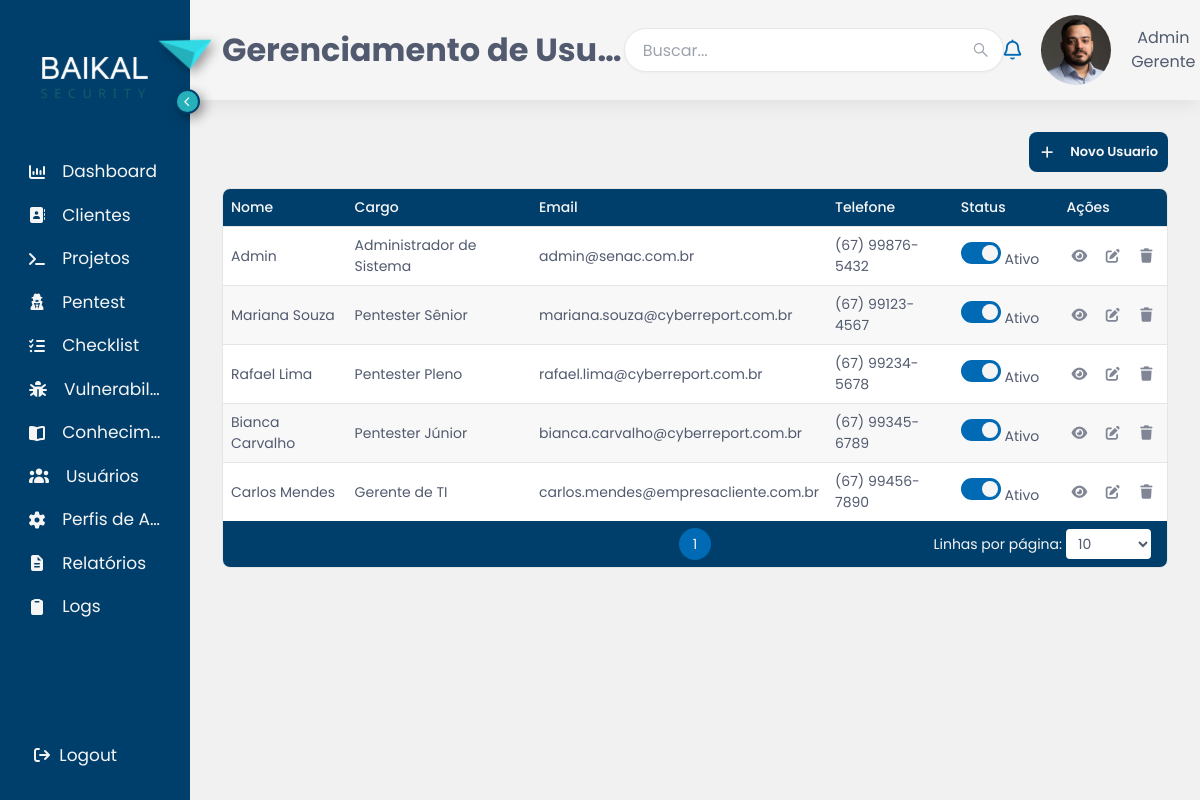
Page /CiberReport/usuario (signed in) on the committed database.
### tables this page shows
CREATE TABLE IF NOT EXISTS usuario (
  id INT NOT NULL AUTO_INCREMENT,
  perfil_id INT NOT NULL,
  nome VARCHAR(150) NOT NULL,
  cpf VARCHAR(20) NOT NULL UNIQUE,
  email VARCHAR(150) NOT NULL UNIQUE,
  senha VARCHAR(255) NOT NULL,
  telefone VARCHAR(30) DEFAULT NULL,
  cargo VARCHAR(80) DEFAULT NULL,
  especialidade VARCHAR(80) DEFAULT NULL,
  habilitado TINYINT NOT NULL DEFAULT 1,
  ultimo_login DATETIME DEFAULT NULL,
  PRIMARY KEY (id)
   
);

### app/http/Route.php (called while the page is built, shortened)
<?php
class Route
{
    private static array $routes = [];
    private static function add(string $method, string $path, string $action): void
    {
        self::$routes[] = compact('method', 'path', 'action');
    }
    public static function routes(): array
    {
        return self::$routes;
    }
}

### index.php (called while the page is built, shortened)
<?php
spl_autoload_register(function ($class) {
    $file = __DIR__ . '/app/' . str_replace('\\', '/', $class) . '.php';
});
Router::dispatch();

### app/Controller/GerenciamentoUsuarioController.php (called while the page is built, shortened)
<?php
class GerenciamentoUsuarioController extends Controller
{
    private  $usuario;
    public function __construct()
    {
        $conexao = require __DIR__ . '/../Model/conexao.php';
        $this->usuario = new GerenUsuario($conexao);
    }
     public function index()
    {
        $this->view('usuario');
    }
    public function listar()
    {
        return $this->usuario->listarUsuario();
    }
}
?>

### app/Model/GerenUsuario.php (called while the page is built, shortened)
<?php
class GerenUsuario
{
    private $pdo;
    public function __construct($pdo)
    {
        $this->pdo = $pdo;
    }
    public function listarUsuario()
    {
        $sql = $this->pdo->prepare('SELECT * FROM usuario');
        $sql->execute();
        return $sql->fetchAll(PDO::FETCH_ASSOC);
    }
}
?>

### app/Views/usuario.php (the view, shortened to what this page needs)
<?php
require_once __DIR__ . "/../Controller/GerenciamentoUsuarioController.php";
$controller = new GerenciamentoUsuarioController();
$usuarios = $controller->listar();
?>
<!DOCTYPE html>
<html lang="pt-br">
<head>
    <link rel="stylesheet" href="<?= BASE_URL ?>app/assets/CSS/style.css">
    <link rel="stylesheet" href="<?= BASE_URL ?>app/assets/CSS/Pages/gerenciar_usuario.css">
</head>
<body>
    <?php $tituloPagina = 'Gerenciamento de Usuário';
    include_once 'Components/menu.php'; ?>
    <main>
        <div class="ger-usuario">
            <button class="btn-novo-cadastro" data-modal-target="modalNovoUsuario">
                <i class="fa-solid fa-plus"></i>Novo Usuario
            </button>
        </div>
        <div class="tabela-wrapper">
            <table>
                <thead>
                    <tr>
                        <th data-col="0">
                            <span class="th-label">Nome <i class="fa-solid fa-sort sort-icon"></i></span>
                        </th>
                        <th data-col="1">
                            <span class="th-label">Cargo <i class="fa-solid fa-sort sort-icon"></i></span>
                        </th>
                        <th data-col="2">
                            <span class="th-label">Email <i class="fa-solid fa-filter sort-icon"></i></span>
                        </th>
                        <th data-col="3">
                            <span class="th-label">Telefone <i class="fa-solid fa-filter sort-icon"></i></span>
                        </th>
                        <th data-col="4">
                            <span class="th-label">Status</span>
                        </th>
                        <th>Ações</th>
                    </tr>
                </thead>
                <tbody>
                    <?php foreach ($usuarios as $usuario): ?>
                        <?php $ativo = (bool) $usuario['habilitado']; ?>
                        <tr class="<?= $ativo ? '' : 'linha-inativa' ?>">
                            <td><?= htmlspecialchars($usuario['nome']) ?></td>
                            <td>
                                <span class="ger-pentest-cat-badge">
                                    <?= htmlspecialchars($usuario['cargo'] ?? '') ?>
                                </span>
                            </td>
                            <td><?= htmlspecialchars($usuario['email']) ?></td>
                            <td><?= htmlspecialchars($usuario['telefone'] ?? '') ?></td>
                            <td class="col-status">
                                <div class="ger-pentest-status-cell">
                                    <label class="switch">
                                        <span class="switch-slider"></span>
                                    </label>
                                    <span class="ger-pentest-toggle-label"><?= $ativo ? 'Ativo' : 'Inativo' ?></span>
                                </div>
                            </td>
                            <td>
                                <div class="acoes">
                                    <button class="tabela-btn-visualizar" title="Visualizar" aria-label="Visualizar"
                                        data-modal-target="modalVisualizarUsuario"
                                        data-usuario='<?= htmlspecialchars(json_encode($usuario), ENT_QUOTES) ?>'>
                                        <i class="fa-solid fa-eye"></i>
                                    </button>
                                    <button class="tabela-btn-editar" title="Editar" aria-label="Editar"
                                        data-modal-target="modalEdicaoUsuario"
                                        data-usuario='<?= htmlspecialchars(json_encode($usuario), ENT_QUOTES) ?>'>
                                        <i class="fa-solid fa-pen-to-square"></i>
                                    </button>
                                    <a href="<?= BASE_URL ?>usuario?excluir=<?= $usuario['id'] ?>" class="tabela-btn-excluir" title="Excluir" aria-label="Excluir" onclick="return confirm('Excluir este usuário?')">
                                        <i class="fa-solid fa-trash"></i>
                                    </a>
                                </div>
                            </td>
                        </tr>
                    <?php endforeach; ?>
                </tbody>
                <tfoot>
                    <tr>
                        <td colspan="6" class="rodape-tabela">
                            <div class="paginacao"></div>
                        </td>
                    </tr>
                </tfoot>
            </table>
        </div>
    </main>
    </div>
    </div>
</body>
</html>

### app/Core/Router.php (shortened to what this page needs)
<?php
class Router
{
    public static function dispatch(): void
    {
        $config     = require __DIR__ . '/../../config/app.php';
        $uri        = parse_url($_SERVER['REQUEST_URI'], PHP_URL_PATH) ?: '/';
        $baseFolder = '/' . trim($config['base_folder'], '/');
        $method     = $_SERVER['REQUEST_METHOD'];
        if ($baseFolder !== '/' && ($uri === $baseFolder || str_starts_with($uri, $baseFolder . '/'))) {
            $uri = substr($uri, strlen($baseFolder)) ?: '/';
        }
        $uri = '/' . trim($uri, '/');
        foreach (Route::routes() as $route) {
            if ($route['method'] !== $method || $route['path'] !== $uri) {
                continue;
            }
            [$controllerName, $methodName] = explode('@', $route['action']);
            $controllerClass = "Controller\\{$controllerName}";
            if (class_exists($controllerClass)) {
                $controller = new $controllerClass();
                if (method_exists($controller, $methodName)) {
                    $controller->$methodName();
                    return;
                }
            }
        }
    }
}

### app/assets/CSS/style.css (style rules this page uses)
html { font-size: 62.5%; }
:root { --cor-fundo-pagina: #f1f1f1; --cor-fundo-branco: #ffffff; --cor-azul-primaria: #003f6b; --cor-azul-destaques: #006ab5; --cor-texto-titulo: #17233d; --cor-texto-primario: #515a6e; --cor-texto-secundario: #808695; --cor-branco-primario: #f5f5f5; --cor-cinza-primario: #808080; --cor-cinza-secundario: #c0c0c0; --cor-cinza-terciario: #e5e5e4; --cor-cinza-hover: #f8f8f8; --cor-baikal-1: #30d9e4; --cor-baikal-2: #2ee6f3; --cor-baikal-3: #26b1ba; --cor-vermelho-destaque: #ff3347; --cor-vermelho-secundario: #fde9ed; --cor-laranja: #fe5f2f; --cor-laranja-secundario: #fff7ed; --cor-amarelo: #ffaa00; --cor-verde: #43b75d; --cor-verde-secundario: #bde3d3; --cor-borda-padrao: #e5e5e4; --cor-borda-foco: #006ab5; --cor-borda-erro: #ff3347; --cor-borda-sucesso: #43b75d; --fonte-familia-titulo: "Poppins", sans-serif; --fonte-familia-corpo: "Poppins", sans-serif; --fonte-titulo: 3.4rem; --fonte-subtitulo: 2.8rem; --fonte-secao: 2.2rem; --fonte-subsecao: 2rem; --fonte-texto: 1.6rem; --fonte-apoio: 1.4rem; --fonte-legenda: 1.2rem; --espaco-xs: 0.4rem; --espaco-sm: 0.8rem; --espaco-md: 1.6rem; --espaco-lg: 2.4rem; --espaco-xl: 3.2rem; --espaco-2xl: 4.8rem; --espaco-3xl: 6.4rem; --raio-sm: 4px; --raio-md: 8px; --raio-lg: 12px; --raio-xl: 16px; --raio-full: 9999px; --sombra-xs: 0 1px 2px 0 rgb(0 0 0 / 0.05); --sombra-sm: 0 1px 3px 0 rgb(0 0 0 / 0.1), 0 1px 2px -1px rgb(0 0 0 / 0.1); --sombra-md: 0 4px 6px -1px rgb(0 0 0 / 0.1), 0 2px 4px -2px rgb(0 0 0 / 0.1); --sombra-lg: 0 10px 15px -3px rgb(0 0 0 / 0.1), 0 4px 6px -4px rgb(0 0 0 / 0.1); --sombra-xl: 0 20px 25px -5px rgb(0 0 0 / 0.1), 0 8px 10px -6px rgb(0 0 0 / 0.1); --sombra-2xl: 0 25px 50px -12px rgb(0 0 0 / 0.25); --sombra-inner: inset 0 2px 4px 0 rgb(0 0 0 / 0.05); --transicao-rapida: 150ms ease; --transicao-base: 250ms ease; --transicao-devagar: 400ms ease; --sidebar-fechado: 5%; --sidebar-aberto: 15%; --altura-menu-superior: 100px; }
body { font-family: var(--fonte-familia-corpo); font-size: var(--fonte-texto); font-weight: var(--peso-normal); line-height: 1.5; background-color: var(--cor-fundo-pagina); color: var(--cor-texto-primario); -webkit-font-smoothing: antialiased; -moz-osx-font-smoothing: grayscale; display: flex; flex-direction: column; min-height: 100vh; }
.main-content > main { padding: var(--espaco-xl); }

### app/assets/CSS/Pages/gerenciar_usuario.css (style rules this page uses)
.ger-usuario { display: flex; justify-content: flex-end; margin-bottom: var(--espaco-md); }

### app/assets/CSS/Componentes/button.css (style rules this page uses)
.btn-novo-cadastro { display: flex; align-items: center; justify-content: center; padding: 10px 10px; font-size: 13px; font-weight: 600; border: none; border-radius: var(--raio-md); cursor: pointer; background-color: var(--cor-azul-primaria); color: var(--cor-branco-primario); gap: 15px; height: 40px; }
.switch { position: relative; display: inline-block; width: 40px; height: 22px; }
.switch-slider { position: absolute; cursor: pointer; top: 0; left: 0; right: 0; bottom: 0; background-color: #ccc; transition: .4s; border-radius: 34px; }
.switch-slider:before { position: absolute; content: ""; height: 16px; width: 16px; left: 3px; bottom: 3px; background-color: var(--cor-branco-primario); transition: .1s; border-radius: 50%; }
.switch input:checked + .switch-slider { background-color: var(--cor-azul-destaques); }
.switch input:checked + .switch-slider:before { transform: translateX(18px); }
.switch ~ [class$="-toggle-label"] { display: inline-block; width: 46px; text-align: left; }

### rows in the picture
usuario: nome "Admin", cargo "Administrador de Sistema", email "admin@senac.com.br", telefone "(67) 99876-5432", habilitado "Ativo"
usuario: nome "Mariana Souza", cargo "Pentester Sênior", email "mariana.souza@cyberreport.com.br", telefone "(67) 99123-4567", habilitado "Ativo"
usuario: nome "Rafael Lima", cargo "Pentester Pleno", email "rafael.lima@cyberreport.com.br", telefone "(67) 99234-5678", habilitado "Ativo"
usuario: nome "Bianca Carvalho", cargo "Pentester Júnior", email "bianca.carvalho@cyberreport.com.br", telefone "(67) 99345-6789", habilitado "Ativo"
usuario: nome "Carlos Mendes", cargo "Gerente de TI", email "carlos.mendes@empresacliente.com.br", telefone "(67) 99456-7890", habilitado "Ativo"
